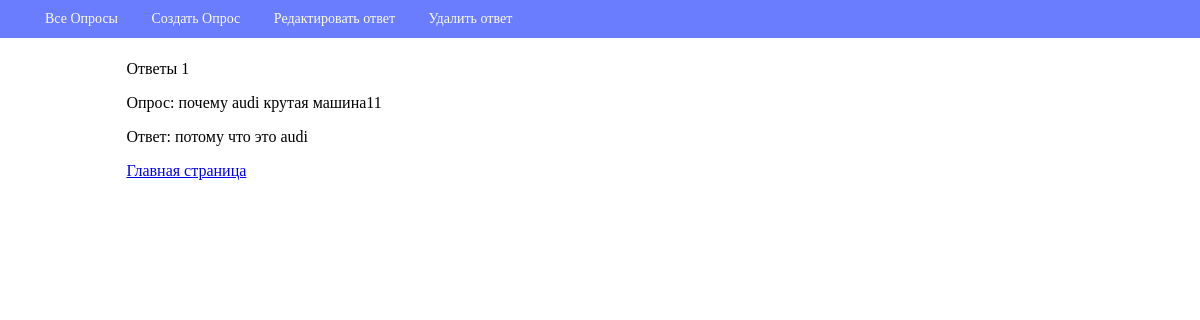
/poll/1/, run on the app's committed database.
### webapp/models.py (models this page shows, shortened)
class Choice(models.Model):
    text = models.TextField(max_length=2000, null=False, blank=False, verbose_name="Вариант ответа")
    poll = models.ForeignKey("webapp.Poll", related_name='poll', on_delete=models.CASCADE,
                             verbose_name="Опрос")

class Poll(models.Model):
    question = models.TextField(max_length=2000, null=False, blank=False, verbose_name="Вопрос")
    created_at = models.DateTimeField(auto_now_add=True, verbose_name='Время создания')
    class Meta:
        db_table = 'Polls'
        verbose_name = 'вопрос'
        verbose_name_plural = 'вопросы'

### webapp/views/choice.py (the view)
# urls.py: path('<int:pk>/', ChoiceView.as_view(), name='view'),
class ChoiceView(DetailView):
    model = Choice
    template_name = 'choice/view.html'

### webapp/templates/choice/view.html
{% extends "base.html" %}
{% block menu %}
    <li><a href="{% url "update" choice.id %}">Редактировать ответ</a></li>
    <li><a href="{% url "delete" choice.id %}">Удалить ответ</a></li>
{% endblock menu %}
{% block page_header %}Ответы {{ choice.id }}{% endblock page_header %}
{% block content %}
    <p>Опрос: {{ choice.poll.question}}</p>
    <p> Ответ: {{ choice.text}}</p>
    <a href="{% url "poll_list" %}">Главная страница </a>
{% endblock %}

### webapp/static/css/style.css (style rules this page uses)
body { margin-top: 60px; }

### webapp/static/css/navbar.css (style rules this page uses)
.menu li { display: inline-block; }
.menu a { display: inline-block; text-decoration: none; color: inherit; padding: 5px 15px; }

### data on the page
Choice: id "1", poll.question "почему audi крутая машина11", text "потому что это audi"
